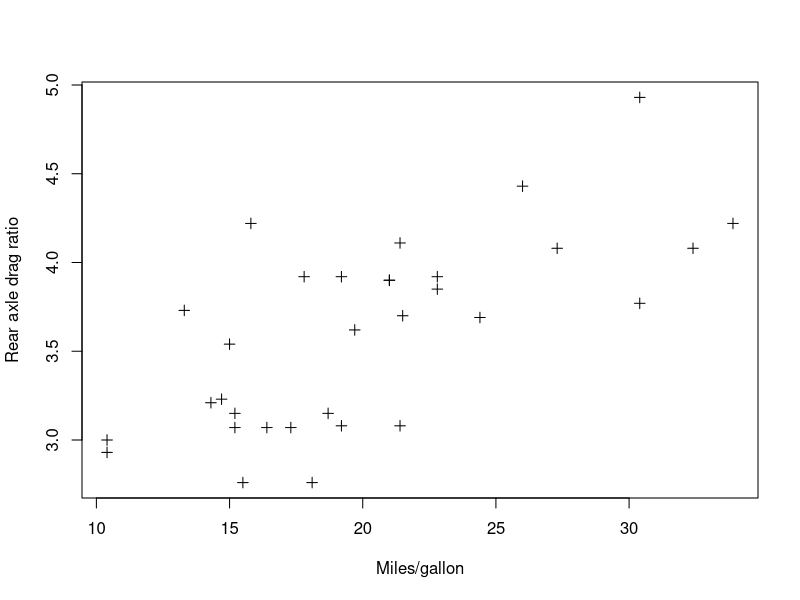

Write the R code that produced this figure.
## ---- chunk 1
knitr::opts_knit$set(progress=FALSE, verbose=TRUE)
knitr::opts_chunk$set(echo=FALSE, collapse=TRUE, message=FALSE, warning=FALSE,
                      dpi=150, fig.width=8, fig.height=6, fig.path="figs/")
## ---- chunk 2
library(data.table)
library(magrittr)
library(sf)
library(raster)
library(ggplot2)

## ---- chunk 3
with(mtcars, plot(mpg, drat, xlab="Miles/gallon", ylab="Rear axle drag ratio",
                  pch=3))
## ---- chunk 4
randstr <- function(length=10) {
  paste0(sample(c(letters, LETTERS), length, replace=TRUE), collapse="")
}
set.seed(1234L)
randstr()
